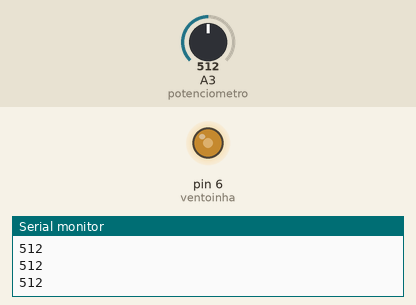
The sketch below on a simulated Arduino Uno, built with avr-gcc and run on an emulated ATmega328P. Shown: output pins drawn as LEDs (lit = HIGH), the last lines printed to the serial monitor. Inputs (shaded band) come from the test bench; at power-on: A3 (potenciometro) = 512. Pins used as bus, display or sensor lines are not drawn.

Above: at 1.7 s.
1.8 s: A3 (potenciometro) set to 716
At 2.7 s:
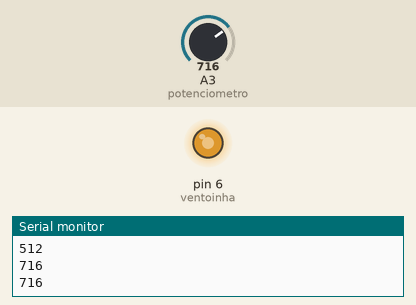
3.5 s: A3 (potenciometro) set to 900
At 3.9 s:
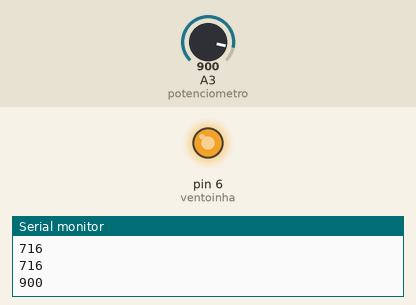
5.0 s: A3 (potenciometro) set to 122
At 6.2 s:
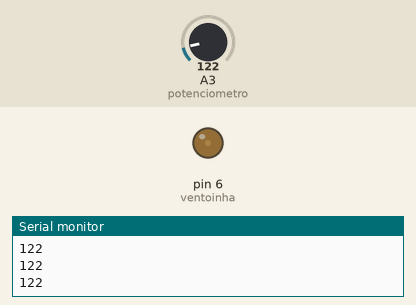
6.5 s: A3 (potenciometro) set to 511
At 7.4 s:
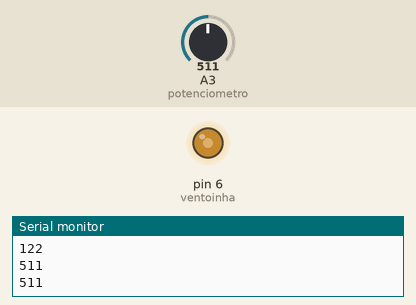
Timing chart, 0 to 9.0 s (numbered marks = the images above; inputs shaded):
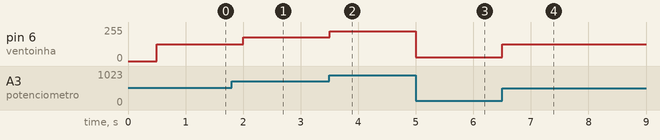

The sketch:

TESTE_PID_LEONARDO.ino
```cpp
#include "Arduino.h"
#include "max6675.h"

int thermoDO = A1;
int thermoCS = A0;
int thermoCLK = 15;
int potenciometro  = A3;

MAX6675 termopar1(thermoCLK, thermoCS, thermoDO);
int vccPin = 14;
int gndPin = 16;
int ventoinha = 6;

void setup() {
  Serial.begin(9600);
  // use Arduino pins
  pinMode(vccPin, OUTPUT); digitalWrite(vccPin, HIGH);
  pinMode(gndPin, OUTPUT); digitalWrite(gndPin, LOW);

  Serial.println("MAX6675 test");
  delay(500);
}

void loop() {


  int pot = analogRead(potenciometro);
  int velocidade = map(pot, 0, 1023,0,255);
  analogWrite(ventoinha, velocidade);
  Serial.println(pot);
//  Serial.println(thermocouple.readCelsius());


   delay(500);
}
```

sloeber.ino.cpp
```cpp
#ifdef __IN_ECLIPSE__
//This is a automatic generated file
//Please do not modify this file
//If you touch this file your change will be overwritten during the next build
//This file has been generated on 2018-07-04 16:16:38

#include "Arduino.h"
#include "Arduino.h"
#include "max6675.h"

void setup() ;
void loop() ;

#include "TESTE_PID_LEONARDO.ino"


#endif
```

Measured:
- after the input at 1.8 s, pin 6 (ventoinha): 127/255 → 178/255 after 0.20 s
- after the input at 3.5 s, pin 6 (ventoinha): 178/255 → 224/255 at once
- after the input at 5.0 s, pin 6 (ventoinha): 224/255 → 30/255 at once
- after the input at 6.5 s, pin 6 (ventoinha): 30/255 → 127/255 at once
